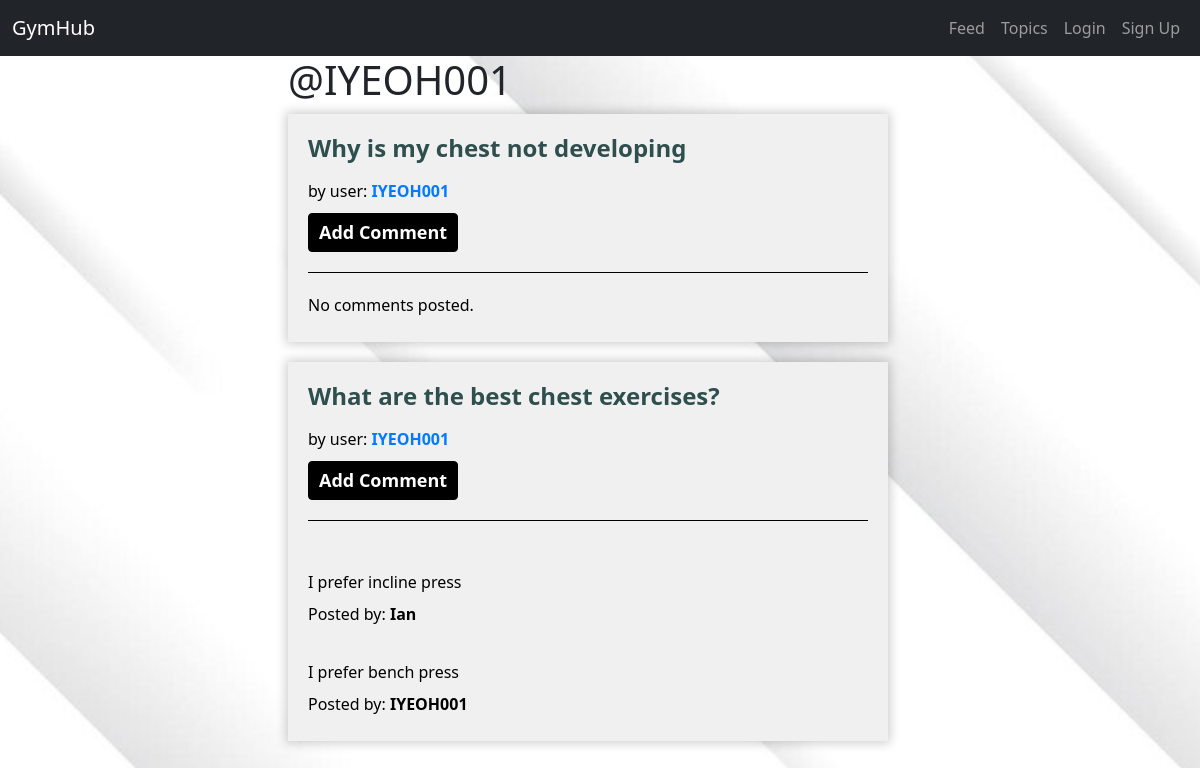
The app's page /posts/by/IYEOH001/, older data.
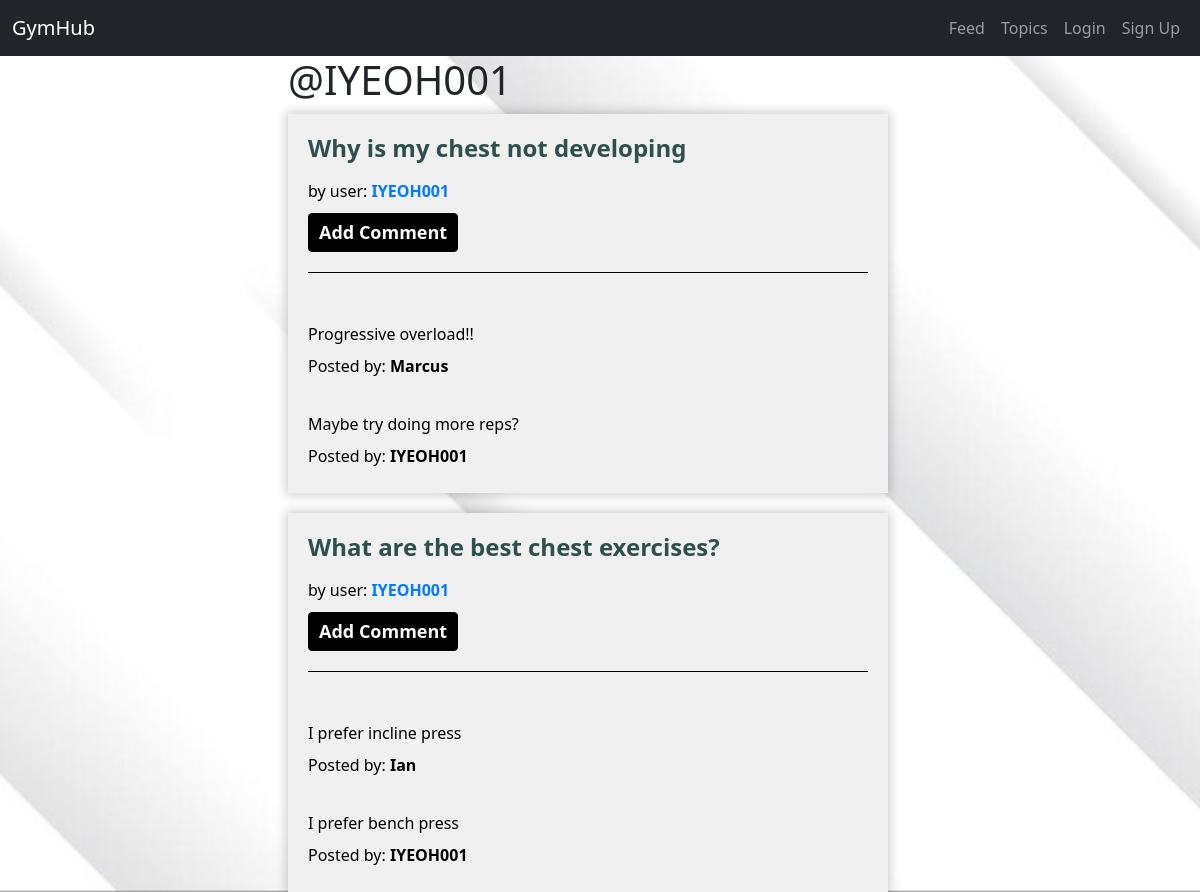
The same page, newer data.
### posts/models.py (models this page shows, shortened)
class Post(models.Model):
    user = models.ForeignKey(User, related_name="posts",
                             on_delete=models.CASCADE)
    created_at = models.DateTimeField(auto_now=True)
    message = models.TextField()
    message_html = models.TextField(editable=False)
    group = models.ForeignKey(
        Group, related_name="posts", null=True, blank=True, on_delete=models.CASCADE)
    image = models.ImageField(upload_to='images/', null=True, blank=True)
    class Meta:
        ordering = ["-created_at"]

class Comment(models.Model):
    post = models.ForeignKey(Post, related_name='comments', on_delete=models.CASCADE)
    author = models.ForeignKey(User, related_name='comments', on_delete=models.CASCADE)
    text = models.TextField(validators=[MaxLengthValidator(2200)])
    created_at = models.DateTimeField(auto_now_add=True)
    updated_at = models.DateTimeField(auto_now=True)
    class Meta:
        ordering = ['-created_at']

### posts/views.py (the view)
# urls.py: path("by/<username>/", views.UserPosts.as_view(), name="for_user"),
class UserPosts(generic.ListView):
    model = models.Post
    template_name = "posts/user_post_list.html"
    def get_queryset(self):
        try:
            self.post_user = User.objects.prefetch_related("posts").get(
                username__iexact=self.kwargs.get("username")
            )
        except User.DoesNotExist:
            raise Http404
        else:
            return self.post_user.posts.all()
    def get_context_data(self, **kwargs):
        context = super().get_context_data(**kwargs)
        context["post_user"] = self.post_user
        context['comment_form']= CommentForm()
        return context

### posts/templates/posts/user_post_list.html (shortened to what this page needs)
{% extends 'posts/post_base.html' %}
{% block prepost %}
<div class="container">
<div class="'col-md-4">
	<h1>@{{post_user.username}}</h1>
</div>
{% endblock %}
{% block post_content %}
{% load static %}
<div class="col-md-8">
	{% for post in post_list %}
	{% include 'posts/_post.html' %}
	{% endfor %}
</div>
</div>
{% endblock %}

### posts/templates/posts/_post.html (shortened to what this page needs)
{% load static %}
{% block extra_css %}
<link rel="stylesheet" type="text/css" href="{% static 'css/posts.css' %}">
{% endblock %}
<div class="post media">
	<a href="{% url 'posts:single' username=post.user.username pk=post.pk %}" title=""><h3>{{post.message_html|safe}}</h3></a>
	<div class="media-body">
		by user:
		<strong><a href="{% url 'posts:for_user' username=post.user.username %}" title="">{{post.user.username}}</a></strong>
	<div class="media-footer">
		<button id="comment-toggle-{{ post.pk }}" class="btn btn-success">Add Comment</button>
	</div>
	<div class="comments">
		{% for comment in post.comments.all %}
  <br>
      <h2>{{ comment.text|safe|linebreaks }}</h2>
      <p>Posted by: <strong>{{ comment.author }}</strong></p>
  {% empty %}
      <p>No comments posted.</p>
  {% endfor %}
	</div>
</div>
</div>

Row changes from the older to the newer data that the page shows:
shown differently, row unchanged: Post "Why is my chest not developing": no longer shows "No comments posted."
added Comment: text "Progressive overload!!", author "Marcus", shown under Post "Why is my chest not developing"
added Comment: text "Maybe try doing more reps?", author "IYEOH001", shown under Post "Why is my chest not developing"
